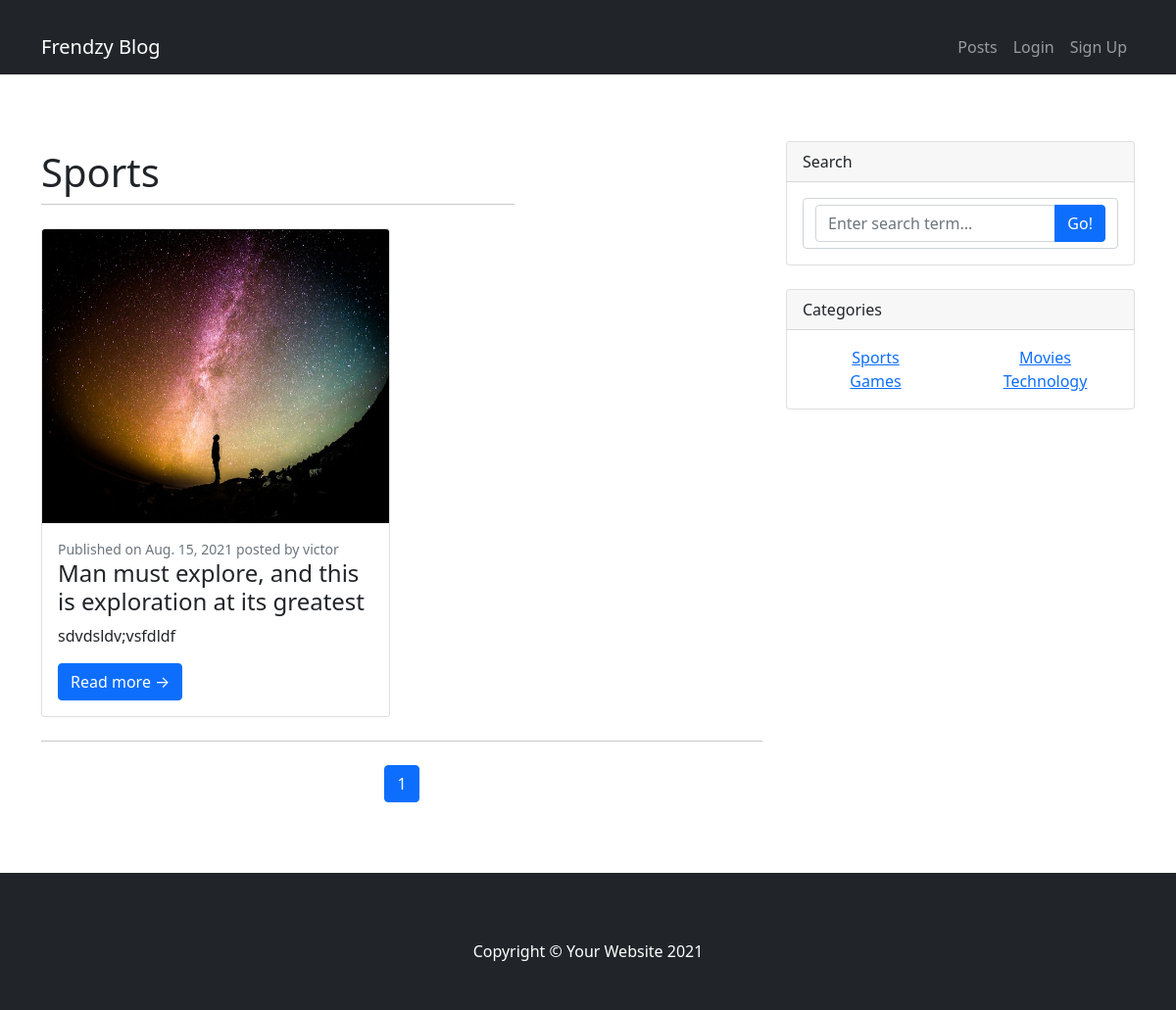
Page /category/sports/ on the committed database.
### blog/models.py (models this page shows, shortened)
class Category(models.Model):
    name = models.CharField(max_length=200, unique=True)
    slug = models.SlugField(allow_unicode=True, unique=True, blank=True)
    class Meta:
        verbose_name_plural = 'Categories'

class Post(models.Model):
    author = models.ForeignKey(User, on_delete=models.CASCADE)
    title = models.CharField(max_length=200)
    content = models.TextField()
    slug = models.SlugField(allow_unicode=True, unique=True, blank=True)
    image = models.ImageField(default='post.jpg', upload_to='post_pics/')
    created_date = models.DateField(default=timezone.now)
    published_date = models.DateField(blank=True, null=True)
    category = models.ForeignKey('blog.category', on_delete=models.CASCADE)
    likes = models.ManyToManyField(User, related_name="post_like")

### blog/views.py (the view)
# urls.py: path('category/<slug:slug>/', views.CategoryDetailView.as_view(), name='category_detail'),
class CategoryDetailView(CategoryMixin,DetailView):
    context_object_name = 'category'
    model = Category
    template_name = 'blog/category_detail.html'
    paginate_by = 8
    def get_context_data(self, **kwargs):
        context =super(CategoryDetailView, self).get_context_data(**kwargs)
        cat_posts = self.get_cat_posts()
        context['cat_posts'] = cat_posts
        context['page_obj'] = cat_posts
        return context
    def get_cat_posts(self):
        queryset = self.get_categories()
        paginator = Paginator(queryset,8)
        page = self.request.GET.get('page')
        cat_posts = paginator.get_page(page)
        return cat_posts

### blog/views.py (called while the page is built)
    def get_categories(self):
        return Category.objects.all()

    def get_context_data(self, **kwargs):
        context = super(CategoryMixin, self).get_context_data(**kwargs)
        context['categories'] = self.get_categories()
        return context

### blog/templates/blog/category_detail.html (shortened to what this page needs)
{% extends 'blog/base.html' %}
{% block content %}
<div class="row justify-content-left">
    <div class="col-8">
      <h1 class="mt-2">{{ category.name }}</h1>
      <hr class="mt-0 mb-4">
    </div>
</div>
<div class="row">
    {% for post in category.post_set.all %}
    <div class="col-lg-6">
        <div class="card mb-4">
            <a href="#!"><img class="card-img-top" src="{{ post.image.url }}" height="300px"  alt="..." /></a>
            <div class="card-body">
                <div class="small text-muted">Published on {{ post.published_date }} posted by {{ post.author.username }}</div>
                <h2 class="card-title h4">{{ post.title }}</h2>
                <p class="card-text">{{ post.content|safe|truncatechars:200 }}</p>
                <a class="btn btn-primary" href="{% url 'post_detail' slug=post.slug %}">Read more →</a>
            </div>
        </div>
    </div>
    {% empty %}
    <div class="row justify-content-left">
        <div class="col-8">
          <h1 class="mt-2">You have no posts to display</h1>
        </div>
    </div>
    {% endfor %}
</div>
{% if category.post_set.all %}
<nav aria-label="Pagination">
    <hr class="my-0" />
    <ul class="pagination justify-content-center my-4">
        <li class="page-item active" aria-current="page"><a class="page-link" href="?page={{ page_obj.number }}">{{ page_obj.number }}</a></li>
    </ul>
</nav>
{% endif %}
{% endblock %}

### blog/templates/blog/base.html (shortened to what this page needs)
<!DOCTYPE html>
{% load static %}
<html lang="en">
    <head>
        <link href="{% static 'css/styles.css' %}" rel="stylesheet" />
    </head>
    <body>
        <nav class="navbar navbar-expand-lg navbar-dark bg-dark">
            <div class="container">
                {% if user.username %}
                <a class="navbar-brand" href="#!">{{ user.username|title }}'s Blog</a>
                {% else %}
                <a class="navbar-brand" href="#!">Frendzy Blog</a>
                {% endif %}
                <div class="collapse navbar-collapse" id="navbarSupportedContent">
                    <ul class="navbar-nav ms-auto mb-2 mb-lg-0">
                        <li class="nav-item"><a class="nav-link" href="{% url 'post_list' %}">Posts</a></li>
                        {% if user.is_authenticated %}
                        <li class="nav-item"><a class="nav-link" href="{% url 'accounts:logout' %}">Logout</a></li>
                        <li class="nav-item"><a class="nav-link active" aria-current="page" href="{% url 'dashboard' %}">Dashboard</a></li>
                        {% else %}
                        <li class="nav-item"><a class="nav-link" href="{% url 'accounts:login' %}">Login</a></li>
                        <li class="nav-item"><a class="nav-link" href="{% url 'accounts:signup' %}">Sign Up</a></li>
                        {% endif %}
                    </ul>
                </div>
            </div>
        </nav>
        <div class="container">
            <div class="row py-5">
                <div class="col-lg-8">
                    {% block content %}{% endblock %}
                </div>
                <div class="col-lg-4">
                    <div class="card mb-4">
                        <div class="card-header">Search</div>
                        <div class="card-body">
                            <form class="form-control" method="GET" action="{% url 'search_result' %}">
                            <div class="input-group">
                                <input class="form-control" name="q" type="text" placeholder="Enter search term..." aria-label="Enter search term..." aria-describedby="button-search" />
                                <button class="btn btn-primary" id="button-search" type="submit">Go!</button>
                            </div>
                            </form>
                        </div>
                    </div>
                    <div class="card mb-4">
                        <div class="card-header">Categories</div>
                        <div class="card-body">
                            <div class="row">
                                {% for category in categories %}
                                <div class="col-sm-6 text-center">
                                    <ul class="list-unstyled mb-0">
                                        <li><a href="{% url 'category_detail' slug=category.slug %}">{{ category.name }}</a></li>
                                    </ul>
                                </div>
                                {% endfor %}
                            </div>
                        </div>
                    </div>
                </div>
            </div>
        </div>
        <footer class="py-5 bg-dark">
            <div class="container"><p class="m-0 text-center text-white">Copyright &copy; Your Website 2021</p></div>
        </footer>
    </body>
</html>

### rows in the picture
Category: name "Sports"
Post: image (picture), published_date "Aug. 15, 2021", author.username "victor", title "Man must explore, and this is exploration at its greatest", content "sdvdsldv;vsfdldf"
Category: name "Movies"
Category: name "Games"
Category: name "Technology"

### other values in the picture
{{ page_obj.number }} "1"
